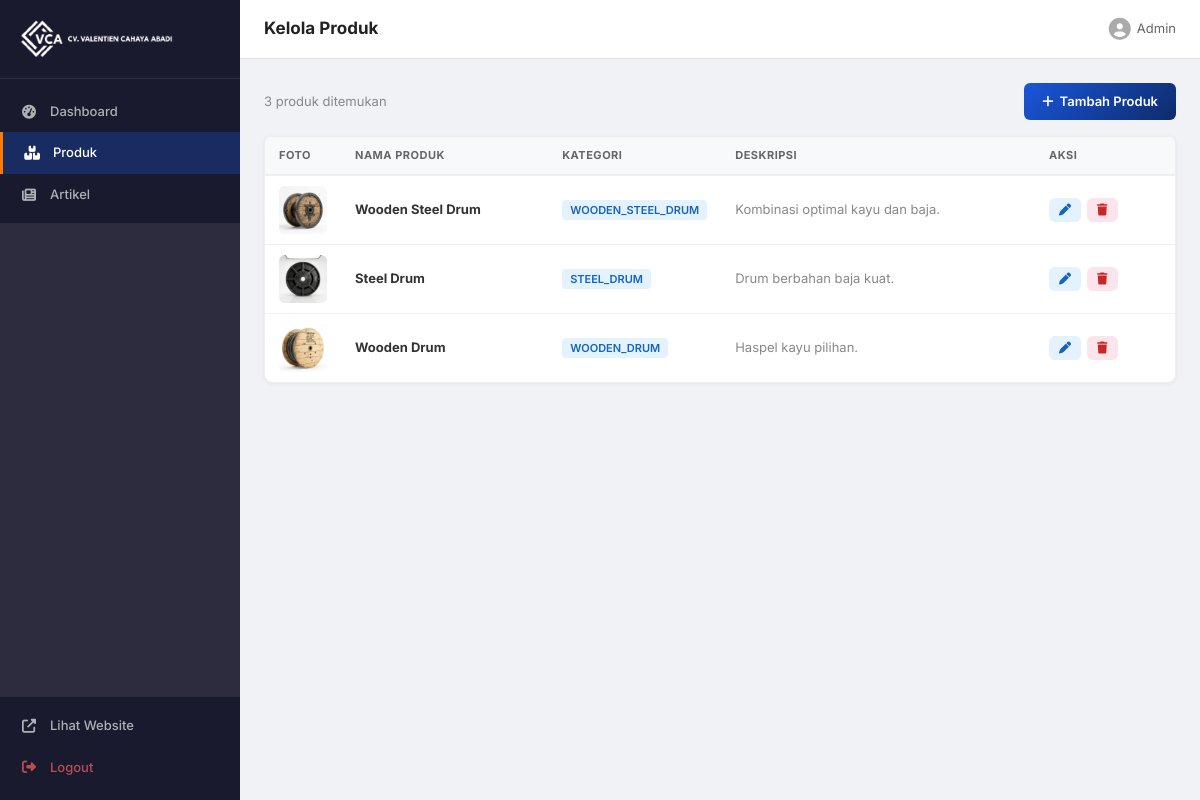
Screenshot of /admin/products (signed in) with the database file from the repository.
### tables this page shows
CREATE TABLE products (
            id          INTEGER PRIMARY KEY AUTOINCREMENT,
            name        TEXT    NOT NULL,
            category    TEXT    NOT NULL,
            description TEXT,
            detail      TEXT,
            image       TEXT,
            created_at  TIMESTAMP DEFAULT CURRENT_TIMESTAMP,
            FOREIGN KEY (category) REFERENCES categories(slug)
        );

### app.py (the view)
@app.route("/admin/products")
@login_required
def admin_products():
    db = get_db()
    products = db.execute("SELECT * FROM products ORDER BY created_at DESC").fetchall()
    return render_template("admin/products.html", products=products)

### app.py (called while the page is built)
def get_db():
    if "db" not in g:
        g.db = sqlite3.connect(DATABASE)
        g.db.row_factory = sqlite3.Row
    return g.db

def login_required(f):
    @wraps(f)
    def decorated(*args, **kwargs):
        if not session.get("admin_logged_in"):
            flash("Silakan login terlebih dahulu.", "warning")
            return redirect(url_for("admin_login"))
        return f(*args, **kwargs)
    return decorated

### templates/admin/products.html (shortened to what this page needs)
{% extends "admin/base.html" %}
{% block page_title %}Kelola Produk{% endblock %}
{% block content %}
<div class="content-header-bar">
    <p>{{ products|length }} produk ditemukan</p>
    <a href="{{ url_for('admin_product_add') }}" class="btn btn-primary">
        <i class="fas fa-plus"></i> Tambah Produk
    </a>
</div>
<div class="table-container">
    <table class="data-table" id="products-table">
        <thead>
            <tr>
                <th width="60">Foto</th>
                <th>Nama Produk</th>
                <th width="120">Kategori</th>
                <th>Deskripsi</th>
                <th width="140">Aksi</th>
            </tr>
        </thead>
        <tbody>
            {% for product in products %}
            <tr>
                <td>
                    <div class="table-img">
                        {% if product.image %}
                            {% if product.image.startswith('uploads/') %}
                            <img src="{{ url_for('static', filename=product.image) }}" alt="{{ product.name }}">
                            {% else %}
                            <img src="{{ product.image }}" alt="{{ product.name }}">
                            {% endif %}
                        {% else %}
                        <div class="no-img"><i class="fas fa-image"></i></div>
                        {% endif %}
                    </div>
                </td>
                <td><strong>{{ product.name }}</strong></td>
                <td><span class="badge">{{ product.category }}</span></td>
                <td class="text-muted">{{ product.description[:60] }}{% if product.description|length > 60 %}...{% endif %}</td>
                <td>
                    <div class="action-buttons">
                        <a href="{{ url_for('admin_product_edit', product_id=product.id) }}" class="btn btn-sm btn-edit" title="Edit">
                            <i class="fas fa-pen"></i>
                        </a>
                        <form method="POST" action="{{ url_for('admin_product_delete', product_id=product.id) }}"
                              onsubmit="return confirm('Hapus produk ini?')" style="display:inline">
                            <button type="submit" class="btn btn-sm btn-delete" title="Hapus">
                                <i class="fas fa-trash"></i>
                            </button>
                        </form>
                    </div>
                </td>
            </tr>
            {% endfor %}
        </tbody>
    </table>
</div>
{% endblock %}

### templates/admin/base.html (shortened to what this page needs)
<!DOCTYPE html>
<html lang="id">
<head>
    <link rel="stylesheet" href="https://cdnjs.cloudflare.com/ajax/libs/font-awesome/6.5.1/css/all.min.css">
    <link rel="stylesheet" href="{{ url_for('static', filename='admin.css') }}">
</head>
<body>
    <div class="admin-layout">
        <aside class="admin-sidebar" id="admin-sidebar">
            <div class="admin-brand">
                <img src="{{ url_for('static', filename='logo.png') }}" alt="VCA Logo" style="max-height: 38px; display: block; filter: brightness(0) invert(1);">
            </div>
            <nav class="admin-nav">
                <a href="{{ url_for('admin_dashboard') }}" class="nav-item {{ 'active' if request.endpoint == 'admin_dashboard' else '' }}">
                    <i class="fas fa-tachometer-alt"></i> Dashboard
                </a>
                <a href="{{ url_for('admin_products') }}" class="nav-item {{ 'active' if 'product' in request.endpoint else '' }}">
                    <i class="fas fa-boxes-stacked"></i> Produk
                </a>
                <a href="{{ url_for('admin_articles') }}" class="nav-item {{ 'active' if 'article' in request.endpoint else '' }}">
                    <i class="fas fa-newspaper"></i> Artikel
                </a>
                <div class="nav-divider"></div>
                <a href="{{ url_for('index') }}" class="nav-item" target="_blank">
                    <i class="fas fa-external-link-alt"></i> Lihat Website
                </a>
                <a href="{{ url_for('admin_logout') }}" class="nav-item logout">
                    <i class="fas fa-sign-out-alt"></i> Logout
                </a>
            </nav>
        </aside>
        <main class="admin-main">
            <header class="admin-header">
                <h2>{% block page_title %}Dashboard{% endblock %}</h2>
                <div class="admin-user">
                    <i class="fas fa-user-circle"></i> Admin
                </div>
            </header>
            <div class="admin-content">
                {% block content %}{% endblock %}
            </div>
        </main>
    </div>
</body>
</html>

### static/admin.css (style rules this page uses)
*,*::before,*::after { margin:0; padding:0; box-sizing:border-box; }
body { font-family: 'Inter', 'Segoe UI', sans-serif; background: #f0f2f5; color: #333; line-height: 1.5; }
.admin-layout { display: flex; min-height: 100vh; }
.admin-sidebar { width: 240px; background: #1a1a2e; color: #fff; display: flex; flex-direction: column; flex-shrink: 0; position: fixed; height: 100vh; z-index: 50; }
.admin-brand { padding: 20px; font-size: 18px; font-weight: 800; display: flex; align-items: center; gap: 10px; border-bottom: 1px solid rgba(255,255,255,0.08); }
.admin-nav { flex: 1; padding: 12px 0; display: flex; flex-direction: column; }
.nav-item { display: flex; align-items: center; gap: 12px; padding: 11px 20px; color: rgba(255,255,255,0.65); font-size: 13px; font-weight: 500; transition: all 0.15s; text-decoration: none; }
.nav-item.active { background: rgba(26,86,219,0.3); color: #fff; border-left: 3px solid #ff7b00; }
.nav-item i { width: 18px; text-align: center; font-size: 14px; }
.nav-divider { height: 1px; background: rgba(255,255,255,0.08); margin: 8px 0; flex-grow: 1; }
.nav-item.logout { color: rgba(255,100,100,0.7); }
.admin-main { flex: 1; margin-left: 240px; display: flex; flex-direction: column; }
.admin-header { background: #fff; padding: 16px 24px; display: flex; justify-content: space-between; align-items: center; border-bottom: 1px solid #e0e0e0; position: sticky; top: 0; z-index: 40; }
.admin-header h2 { font-size: 17px; font-weight: 700; color: #222; }
.admin-user { font-size: 13px; color: #666; display: flex; align-items: center; gap: 6px; }
.admin-user i { font-size: 22px; color: #aaa; }
.admin-content { padding: 24px; flex: 1; }
.btn { display: inline-flex; align-items: center; gap: 6px; padding: 9px 18px; font-size: 13px; font-weight: 600; font-family: inherit; border: none; border-radius: 6px; cursor: pointer; transition: all 0.15s; text-decoration: none; }
.btn-primary { background: linear-gradient(135deg, #1a56db, #0d2b6b); color: #fff; }
.btn-sm { padding: 6px 10px; font-size: 12px; }
.btn-edit { background: #e3f2fd; color: #1565c0; }
.btn-delete { background: #fce4ec; color: #c62828; }
.content-header-bar { display: flex; justify-content: space-between; align-items: center; margin-bottom: 16px; }
.content-header-bar p { font-size: 13px; color: #888; }
.table-container { background: #fff; border-radius: 8px; box-shadow: 0 1px 4px rgba(0,0,0,0.06); overflow: hidden; border: 1px solid #eee; }
.data-table { width: 100%; border-collapse: collapse; }
.data-table th { background: #f8f9fa; padding: 10px 14px; font-size: 11px; font-weight: 700; color: #666; text-transform: uppercase; letter-spacing: 0.5px; text-align: left; border-bottom: 2px solid #eee; }
.data-table td { padding: 10px 14px; font-size: 13px; border-bottom: 1px solid #f0f0f0; vertical-align: middle; }
.data-table tr:last-child td { border-bottom: none; }
.table-img { width: 48px; height: 48px; border-radius: 6px; overflow: hidden; background: #f5f5f5; }
.table-img img { width: 100%; height: 100%; object-fit: cover; }
.badge { padding: 3px 8px; background: #e3f2fd; color: #1565c0; border-radius: 4px; font-size: 11px; font-weight: 600; text-transform: uppercase; }
.action-buttons { display: flex; gap: 6px; }
.text-muted { color: #888; }

### rows the page displays
products: image (picture), name "Wooden Steel Drum", category "WOODEN_STEEL_DRUM", description "Kombinasi optimal kayu dan baja."
products: image (picture), name "Steel Drum", category "STEEL_DRUM", description "Drum berbahan baja kuat."
products: image (picture), name "Wooden Drum", category "WOODEN_DRUM", description "Haspel kayu pilihan."

### other values shown
{{ products|length }} "3"
